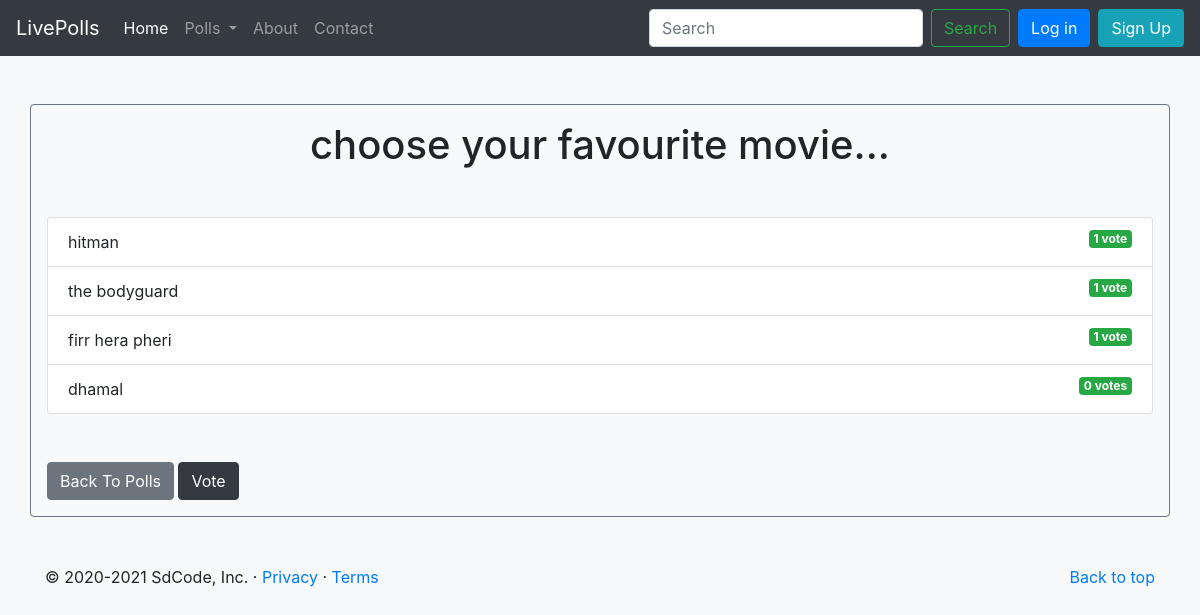
/users8/results/, run on the app's committed database.
### users/models.py (models this page shows, shortened)
class Question(models.Model):
    sno= models.AutoField(primary_key=True)
    question_text = models.CharField(max_length=200)
    livestatus = models.BooleanField(default=True)
    publicstatus = models.CharField(max_length=50)
    user=models.ForeignKey(User, on_delete=models.CASCADE)
    timestamp = models.DateTimeField(default=now)

class Choice(models.Model):
    question = models.ForeignKey(Question, on_delete=models.CASCADE)
    choice_text = models.CharField(max_length=200)
    votes = models.IntegerField(default=0)

### users/views.py (the view)
# urls.py: path('<int:question_id>/results/', views.results, name='results'),
def results(request, question_id):
    question = get_object_or_404(Question, pk=question_id)
    return render(request, 'users/results.html', {'question': question})

### templates/users/results.html (shortened to what this page needs)
{% extends 'base.html' %}
{% block content %}
<div class="container p-3 border rounded border-secondary mt-5">
	<h1 class="mb-5 text-center">{{ question.question_text }}</h1>
	<ul class="list-group mb-5">
		{% for choice in question.choice_set.all %}
		<li class="list-group-item">
			{{ choice.choice_text }}  <span class="badge badge-success float-right">{{ choice.votes }} vote{{ choice.votes | pluralize }}</span>
		</li>
		{% endfor %}
	</ul>
	<a class="btn btn-secondary" href="{% url 'users:publicpolls' %}">Back To Polls</a>
	<a class="btn btn-dark" href="{% url 'users:details' question.sno %}">Vote</a>
</div>
{% endblock %}

### data on the page
Question: question_text "choose your favourite movie..."
Choice: choice_text "hitman", votes "1"
Choice: choice_text "the bodyguard", votes "1"
Choice: choice_text "firr hera pheri", votes "1"
Choice: choice_text "dhamal", votes "0", votes|pluralize "s"
